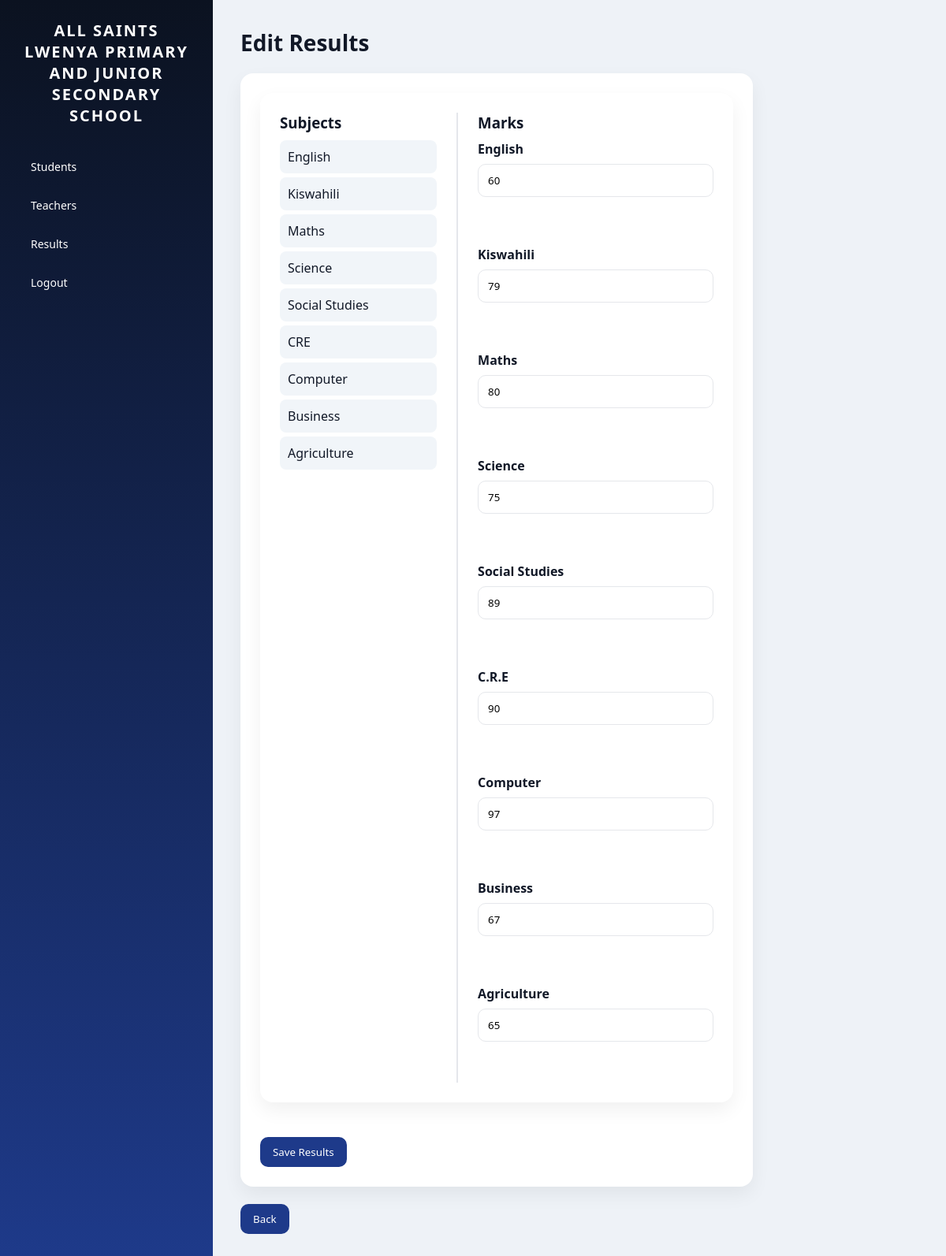
/results/edit/8/, run on the app's committed database.
### skullapp/models.py (models this page shows, shortened)
class Result(models.Model):
    student = models.ForeignKey(Student, on_delete=models.CASCADE)
    english = models.IntegerField(default=0)
    kiswahili = models.IntegerField(default=0)
    maths = models.IntegerField(default=0)
    science = models.IntegerField(default=0)
    social_studies = models.IntegerField(default=0)
    cre = models.IntegerField(default=0)
    computer = models.IntegerField(default=0)
    business = models.IntegerField(default=0)
    agriculture = models.IntegerField(default=0)

### skullapp/views.py (the view, shortened to what this page needs)
# urls.py: path('results/edit/<int:pk>/', views.edit_result, name='edit_result'),
def edit_result(request, pk):
    result = get_object_or_404(Result, id=pk)
    return render(request, 'edit_result.html', {
        'result': result
    })

### skullapp/templates/edit_result.html (shortened to what this page needs)
{% extends 'base.html' %}
{% block content %}
<h1>Edit Results</h1>
<form method="POST">
    <div class="marks-container">
        <div class="subjects">
            <h3>Subjects</h3>
            <p>English</p>
            <p>Kiswahili</p>
            <p>Maths</p>
            <p>Science</p>
            <p>Social Studies</p>
            <p>CRE</p>
            <p>Computer</p>
            <p>Business</p>
            <p>Agriculture</p>
        </div>
        <div class="marks">
            <h3>Marks</h3>
            <label>English</label>
            <input type="number" name="english" value="{{ result.english }}"><br><br>
            <label>Kiswahili</label>
            <input type="number" name="kiswahili" value="{{ result.kiswahili }}"><br><br>
            <label>Maths</label>
            <input type="number" name="maths" value="{{ result.maths }}"><br><br>
            <label>Science</label>
            <input type="number" name="science" value="{{ result.science }}"><br><br>
            <label>Social Studies</label>
            <input type="number" name="social_studies" value="{{ result.social_studies }}"><br><br>
            <label>C.R.E</label>
            <input type="number" name="cre" value="{{ result.cre }}"><br><br>
            <label>Computer</label>
            <input type="number" name="computer" value="{{ result.computer }}"><br><br>
            <label>Business</label>
            <input type="number" name="business" value="{{ result.business }}"><br><br>
            <label>Agriculture</label>
            <input type="number" name="agriculture" value="{{ result.agriculture }}"><br><br>
        </div>
    </div>
    <br><br>
    <button type="submit">Save Results</button>
</form>
<br>
<a href="{% url 'results' %}">
    <button>Back</button>
</a>
{% endblock %}

### static/css/style.css (style rules this page uses)
* { margin: 0; padding: 0; box-sizing: border-box; font-family: 'Segoe UI', system-ui, sans-serif; }
body { display: flex; background: #eef2f7; color: #111827; min-height: 100vh; }
h1 { font-size: 28px; margin-bottom: 20px; }
h2, h3 { margin-bottom: 10px; }
button { background: #1e3a8a; color: white; border: none; padding: 10px 16px; border-radius: 10px; cursor: pointer; transition: 0.2s; font-weight: 500; }
form { background: white; padding: 25px; border-radius: 16px; box-shadow: 0 10px 25px rgba(0,0,0,0.06); max-width: 650px; }
input, select { width: 100%; padding: 11px 12px; margin: 8px 0; border-radius: 10px; border: 1px solid #e5e7eb; outline: none; transition: 0.2s; }
label { font-weight: 600; margin-top: 10px; display: block; }
.marks-container { display: flex; gap: 25px; background: white; padding: 25px; border-radius: 16px; box-shadow: 0 10px 25px rgba(0,0,0,0.06); }
.subjects { width: 40%; }
.subjects p { padding: 10px; margin: 5px 0; background: #f1f5f9; border-radius: 8px; }
.marks { width: 60%; }
.marks input { display: block; margin: 8px 0; }
a { text-decoration: none; }

### data on the page
Result: english "60", kiswahili "79", maths "80", science "75", social_studies "89", cre "90", computer "97", business "67", agriculture "65"
